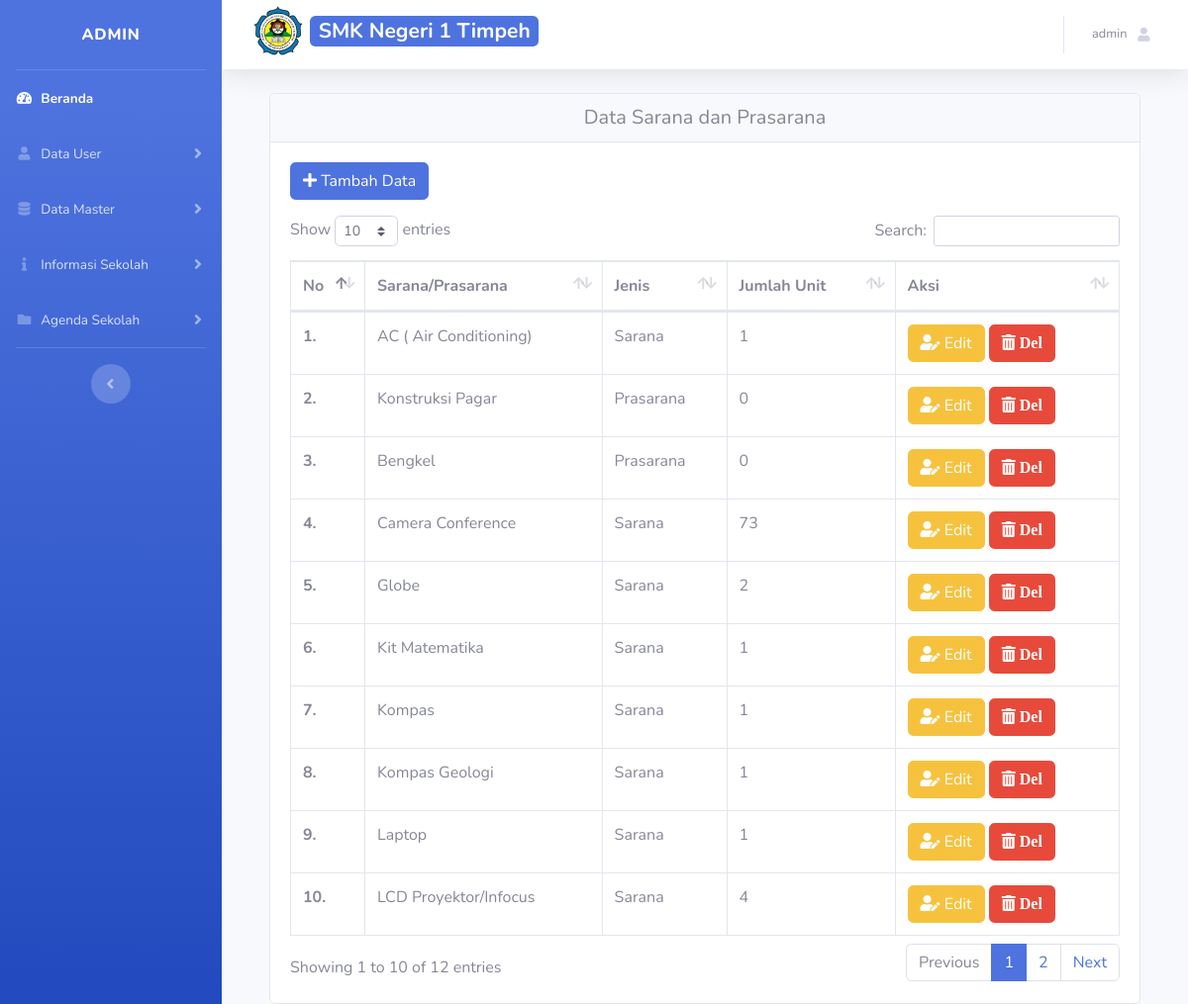
Page /admin/index.php?page=sarana (signed in) on the committed database.
### tables this page shows
CREATE TABLE IF NOT EXISTS `tb_sekolah` (
  `id_sekolah` int(11) NOT NULL AUTO_INCREMENT,
  `nama_sekolah` varchar(50) NOT NULL,
  `visi` longtext NOT NULL,
  `misi` longtext NOT NULL,
  `sejarah_sekolah` longtext NOT NULL,
  `kata_sambutan` longtext NOT NULL,
  `foto_logo` varchar(255) NOT NULL,
  `foto_struktur` varchar(255) NOT NULL,
  `peta_sekolah` varchar(255) NOT NULL,
  `lokasi_sekolah` varchar(255) NOT NULL,
  `foto_utama` varchar(255) NOT NULL,
  PRIMARY KEY (`id_sekolah`)
);

CREATE TABLE IF NOT EXISTS `tb_saranaprasarana` (
  `id_saranaprasarana` int(11) NOT NULL AUTO_INCREMENT,
  `nama_saranaprasarana` varchar(50) NOT NULL,
  `jenis_saranaprasarana` varchar(50) NOT NULL,
  `jumlah_saranaprasarana` int(10) NOT NULL,
  PRIMARY KEY (`id_saranaprasarana`)
);

### admin/modul/sarana/data_sarana.php (the view, shortened to what this page needs)
<div class="container mt-3">
    <div class="card">
        <h5 class="card-header text-center">Data Sarana dan Prasarana</h5>
        <div class="card-body">
            <button type="button" class="btn btn-primary mb-3" data-toggle="modal" data-target="#saranaModal"><i class="fa fa-plus"></i>
                Tambah Data
            </button>
            <div class="table-responsive">
                <table class="table table-bordered" id="dataTable">
                    <thead>
                        <tr>
                            <th>No</th>
                            <th>Sarana/Prasarana</th>
                            <th>Jenis</th>
                            <th>Jumlah Unit</th>
                            <th>Aksi</th>
                        </tr>
                    </thead>
                    <tbody>
                        <?php
                        $no = 1;
                        $sql = mysqli_query($koneksi, "SELECT * FROM tb_saranaprasarana");
                        foreach ($sql as $d) { ?>
                            <tr>
                                <td width="50"><b><?= $no++; ?>.</b> </td>
                                <td><?= $d['nama_saranaprasarana'] ?> </td>
                                <td>
                                    <?php
                                    if ($d['jenis_saranaprasarana'] == 'sarana') {
                                        echo 'Sarana';
                                    } else {
                                        echo 'Prasarana';
                                    }
                                    ?>
                                </td>
                                <td><?= $d['jumlah_saranaprasarana'] ?> </td>
                                <td>
                                    <a href="?page=sarana&act=edit&id=<?= $d['id_saranaprasarana'] ?>" class="btn btn-warning btn-xs"><i class="fas fa-user-edit"></i> Edit</a>
                                    <a href="?page=sarana&act=del&id=<?= $d['id_saranaprasarana'] ?>" onClick="return confirm('Apakah data akan dihapus ?')">
                                        <button type="submit" name="submit" id="submit" class="btn btn-danger btn-xst"><i class="fas fa-trash-alt"> Del</i></button>
                                    </a>
                                </td>
                            </tr>
                        <?php } ?>
                    </tbody>
                </table>
            </div>
        </div>
    </div>
</div>

### admin/index.php (shortened to what this page needs)
<?php
include '../config/koneksi.php';
$oke = mysqli_query($koneksi, "SELECT * FROM tb_sekolah");
$oke1 = mysqli_fetch_array($oke);
if (@$_SESSION['Admin']) {
?>
    <?php
    if (@$_SESSION['Admin']) {
        $sesi = @$_SESSION['Admin'];
    }
    $sql = mysqli_query($koneksi, "SELECT * FROM tb_admin WHERE id_admin = '$sesi'") or die(mysqli_error($koneksi));
    $data = mysqli_fetch_array($sql);
    ?>
    <!DOCTYPE html>
    <html lang="en">
    <head>
        <link href="../assets/assets2/vendor/fontawesome-free/css/all.min.css" rel="stylesheet" type="text/css">
        <link href="../assets/assets2/css/sb-admin-2.min.css" rel="stylesheet">
        <link href="../assets/assets2/vendor/datatables/dataTables.bootstrap4.min.css" rel="stylesheet">
    </head>
    <body id="page-top">
        <div id="wrapper">
            <ul class="navbar-nav bg-gradient-primary sidebar sidebar-dark accordion" id="accordionSidebar">
                <a class="sidebar-brand d-flex align-items-center justify-content-center" href="index.php">
                    <?= $data['nama_admin']; ?>
                </a>
                <hr class="sidebar-divider my-0">
                <li class="nav-item active">
                    <a class="nav-link" href="index.php">
                        <i class="fas fa-fw fa-tachometer-alt"></i>
                        <span>Beranda</span></a>
                </li>
                <li class="nav-item">
                    <a class="nav-link collapsed" href="#" data-toggle="collapse" data-target="#collapseTwo" aria-expanded="true" aria-controls="collapseTwo">
                        <i class="fas fa-fw fa-user"></i>
                        <span>Data User</span>
                    </a>
                </li>
                <li class="nav-item">
                    <a class="nav-link collapsed" href="#" data-toggle="collapse" data-target="#collapseUtilities" aria-expanded="true" aria-controls="collapseUtilities">
                        <i class="fas fa-fw fa-database"></i>
                        <span>Data Master</span>
                    </a>
                </li>
                <li class="nav-item">
                    <a class="nav-link collapsed" href="#" data-toggle="collapse" data-target="#informasiSekolah" aria-expanded="true" aria-controls="informasiSekolah">
                        <i class="fas fa-fw fa-info"></i>
                        <span>Informasi Sekolah</span>
                    </a>
                </li>
                <li class="nav-item">
                    <a class="nav-link collapsed" href="#" data-toggle="collapse" data-target="#kegiatanSekolah" aria-expanded="true" aria-controls="kegiatanSekolah">
                        <i class="fas fa-fw fa-folder"></i>
                        <span>Agenda Sekolah</span>
                    </a>
                </li>
                <hr class="sidebar-divider d-none d-md-block">
                <div class="text-center d-none d-md-inline">
                    <button class="rounded-circle border-0" id="sidebarToggle"></button>
                </div>
            </ul>
            <div id="content-wrapper" class="d-flex flex-column">
                <div id="content">
                    <nav class="navbar navbar-expand navbar-light bg-white topbar mb-4 static-top shadow">
                        <form class="d-none d-sm-inline-block form-inline mr-auto ml-md-3 my-2 my-md-0 mw-100 navbar-search">
                            <h3>
                                <img src="../assets/sumber/img/app/<?= $oke1['foto_logo'] ?>" class="img-fluid" style="width:50px;height:50px;" alt="">
                                <span class="badge badge-primary">
                                    <?= $oke1['nama_sekolah']; ?>
                                </span>
                            </h3>
                        </form>
                        <ul class="navbar-nav ml-auto">
                            <li class="nav-item dropdown no-arrow">
                                <a class="nav-link dropdown-toggle" href="#" id="userDropdown" role="button" data-toggle="dropdown" aria-haspopup="true" aria-expanded="false">
                                    <span class="mr-2 d-none d-lg-inline text-gray-600 small">
                                        <?= $data['nama_admin']; ?>
                                    </span>
                                    <i class="fas fa-user fa-sm fa-fw mr-2 text-gray-400"></i>
                                </a>
                            </li>
                        </ul>
                    </nav>
                    <div class="container-fluid">
                        <?php
                        $page = @$_GET['page'];
                        $act = @$_GET['act'];
                        if ($page == 'guru') {
                            if ($act == '') {
                                include 'modul/guru/data_guru.php';
                            } elseif ($act == 'add') {
                                include 'modul/guru/add_guru.php';
                            } elseif ($act == 'edit') {
                                include 'modul/guru/edit_guru.php';
                            } elseif ($act == 'del') {
                                include 'modul/guru/del_guru.php';
                            }
                        } elseif ($page == 'sarana') {
                            if ($act == '') {
                                include 'modul/sarana/data_sarana.php';
                            } elseif ($act == 'add') {
                                include 'modul/sarana/add_sarana.php';
                            } elseif ($act == 'addprasarana') {
                                include 'modul/sarana/add_prasarana.php';
                            } elseif ($act == 'edit') {
                                include 'modul/sarana/edit_sarana.php';
                            } elseif ($act == 'del') {
                                include 'modul/sarana/del_sarana.php';
                            }
                        } elseif ($page == '') {
                            include 'home.php';
                        } else {
                            echo "<b>4014!</b> Tidak ada halaman !";
                        }
                        ?>
                    </div>
                </div>
            </div>
        </div>
    <?php } else {
    include 'modul/500.html';
}
    ?>
    </body>
    </html>

### rows in the picture
tb_sekolah: foto_logo (picture), nama_sekolah "SMK Negeri 1 Timpeh"
tb_saranaprasarana: nama_saranaprasarana "AC ( Air Conditioning)", jenis_saranaprasarana "Sarana", jumlah_saranaprasarana "1"
tb_saranaprasarana: nama_saranaprasarana "Konstruksi Pagar", jenis_saranaprasarana "Prasarana", jumlah_saranaprasarana "0"
tb_saranaprasarana: nama_saranaprasarana "Bengkel", jenis_saranaprasarana "Prasarana", jumlah_saranaprasarana "0"
tb_saranaprasarana: nama_saranaprasarana "Camera Conference", jenis_saranaprasarana "Sarana", jumlah_saranaprasarana "73"
tb_saranaprasarana: nama_saranaprasarana "Globe", jenis_saranaprasarana "Sarana", jumlah_saranaprasarana "2"
tb_saranaprasarana: nama_saranaprasarana "Kit Matematika", jenis_saranaprasarana "Sarana", jumlah_saranaprasarana "1"
tb_saranaprasarana: nama_saranaprasarana "Kompas", jenis_saranaprasarana "Sarana", jumlah_saranaprasarana "1"
tb_saranaprasarana: nama_saranaprasarana "Kompas Geologi", jenis_saranaprasarana "Sarana", jumlah_saranaprasarana "1"
tb_saranaprasarana: nama_saranaprasarana "Laptop", jenis_saranaprasarana "Sarana", jumlah_saranaprasarana "1"
tb_saranaprasarana: nama_saranaprasarana "LCD Proyektor/Infocus", jenis_saranaprasarana "Sarana", jumlah_saranaprasarana "4"

### other values in the picture
$data['nama_admin'] "ADMIN"
$data['nama_admin'] "admin"
